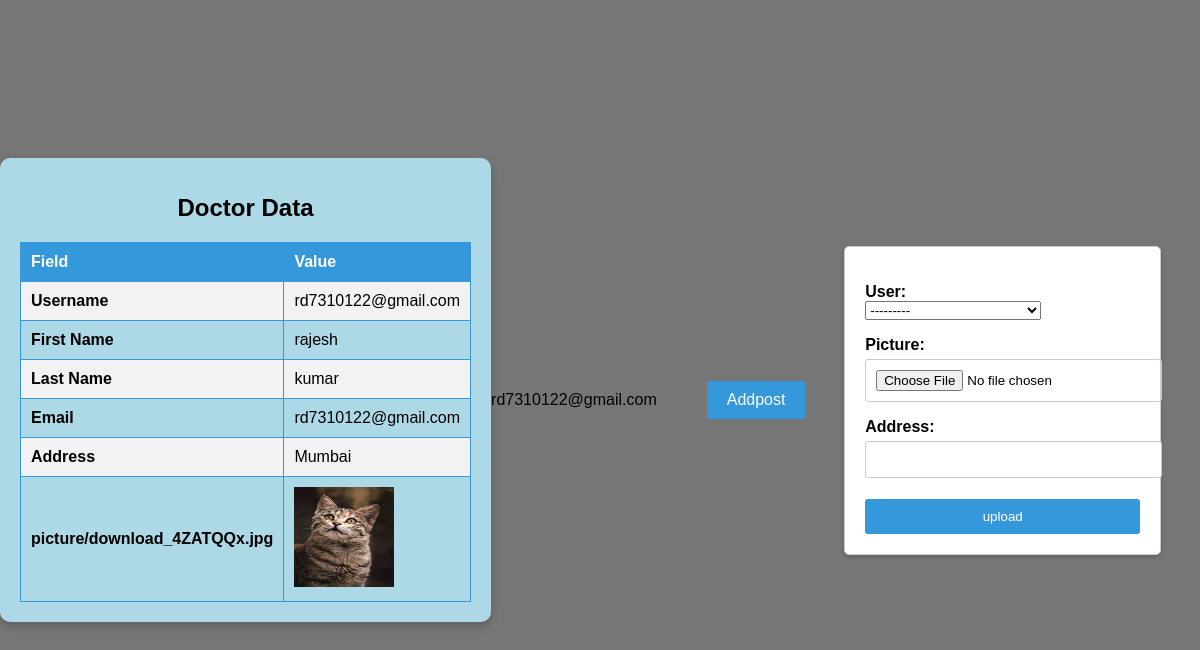
The app's page /app/doctorprofile/ (signed in) with its own data.
### app/models.py (models this page shows)
class doctor(models.Model):
    user = models.ForeignKey(User, on_delete=models.CASCADE)
    picture = models.ImageField(upload_to='picture/')
    address = models.CharField(max_length=150)

### app/views.py (the view)
# urls.py: path('doctorprofile/', views.doctorprofile, name="doctorprofile"),
def doctorprofile(request):
    if request.method == "POST":
        form = ImageFormdoc(request.POST, request.FILES)
        if form.is_valid():
            form.save()
    form = ImageFormdoc()
    log_user = request.user
    doctordata= doctor.objects.filter(user=log_user)
    return render(request,'profile/doctor/profiled.html',{'loguser':log_user,'doctors':doctordata, 'form':form})

### app/forms.py
class ImageFormdoc(forms.ModelForm):
    class Meta:
        model = doctor
        fields = '__all__'

### app/templates/profile/doctor/profiled.html (shortened to what this page needs)
{% load static %}
<!DOCTYPE html>
<html lang="en">
<head>
</head>
<body>
    <div class="container">
        <h1>Doctor Data</h1>
        <table>
            <tr>
                <th>Field</th>
                <th>Value</th>
            </tr>
            <tr>
                <td><strong>Username</strong></td>
                <td>{{ request.user }}</td>
            </tr>
            <tr>
                <td><strong>First Name</strong></td>
                <td>{{ request.user.first_name }}</td>
            </tr>
            <tr>
                <td><strong>Last Name</strong></td>
                <td>{{ request.user.last_name }}</td>
            </tr>
            <tr>
                <td><strong>Email</strong></td>
                <td>{{ request.user.email }}</td>
            </tr>
            <tr>
                <td><strong>Address</strong></td>
                <td>{% for doctor in doctors %}
                    {{doctor.address}}
                    {% endfor %}
                </td>
            </tr>
            <tr>
                <td><strong>{% for doctor in doctors %}
                    {{doctor.picture}}
                    {% endfor %}</strong>
                </td>
                <td>
                    {% for x in doctors %}
                    <img src="{{x.picture.url}}" alt=""height="100px", width="100px">
                    {% endfor %}
                </td>
            </tr>
        </table>
    </div>
    {{request.user}}
    <a href="{% url 'addpost' %}" class="button-like-link">Addpost</a>
    <form action="" method="POST" enctype="multipart/form-data">
        {{form.as_p}}
        <input type="submit" value="upload">
    </form>
</body>
</html>

### app/templates/profile/doctor/profiled.html (style rules this page uses)
body { font-family: 'Arial', sans-serif; background: rgb(119, 118, 118); margin: 0; padding: 0; display: flex; justify-content: center; align-items: center; height: 100vh; }
.container { max-width: 800px; padding: 20px; background: lightblue; border-radius: 10px; box-shadow: 0 4px 8px rgba(0, 0, 0, 0.2); margin-bottom: 20px; }
h1 { font-size: 24px; text-align: center; margin-bottom: 20px; }
table { width: 100%; border-collapse: collapse; margin-top: 20px; }
table, th, td { border: 1px solid #3498db; }
th, td { padding: 10px; text-align: left; }
th { background: #3498db; color: #fff; }
tr:nth-child(even) { background: #f2f2f2; }
strong { font-weight: bold; }
label { display: block; margin-top: 10px; }
input, textarea { width: 100%; padding: 5px; margin-top: 5px; }
form { max-width: 400px; margin: 0 auto; padding: 20px; background: #fff; border: 1px solid #ccc; border-radius: 5px; box-shadow: 0 2px 4px rgba(0, 0, 0, 0.2); }
label { display: block; font-weight: bold; margin-top: 10px; }
input[type="text"], input[type="file"], textarea { width: 100%; padding: 10px; margin-top: 5px; border: 1px solid #ccc; border-radius: 3px; }
input[type="submit"] { background: #3498db; color: #fff; padding: 10px 20px; border: none; border-radius: 3px; cursor: pointer; }
.button-like-link { display: inline-block; padding: 10px 20px; background: #3498db; color: #fff; text-decoration: none; border-radius: 3px; margin-left: 50px; }

### records on screen
doctor: address "Mumbai", picture "picture/download_4ZATQQx.jpg", picture (picture)

### other values on screen
{{ request.user }} "rd7310122@gmail.com"
{{ request.user.first_name }} "rajesh"
{{ request.user.last_name }} "kumar"
{{ request.user.email }} "rd7310122@gmail.com"
